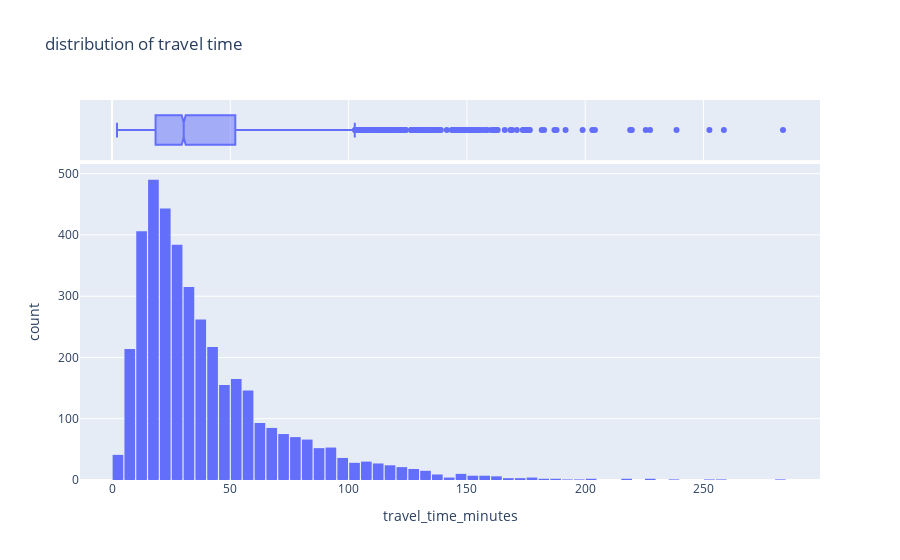

This figure's notebook cell:
### Code cell
fig = px.histogram(df,
             x= 'travel_time_minutes',
             marginal= 'box',
             title='distribution of travel time')
fig.update_layout (bargap=0.1)

### Figure 1 — Plotly figure (JSON) as saved in the notebook; plotly's stock layout.template omitted (floating-point values rounded to 4 significant figures; data arrays with more than 128 entries replaced by an {"elided": "..."} marker saying what was removed)
{"data": [{"bingroup": "x", "hovertemplate": "travel_time_minutes=%{x}<br>count=%{y}<extra></extra>", "legendgroup": "", "marker": {"color": "#636efa", "pattern": {"shape": ""}}, "name": "", "orientation": "v", "showlegend": false, "type": "histogram", "x": {"elided": "4000 float values"}, "xaxis": "x", "yaxis": "y"}, {"hovertemplate": "travel_time_minutes=%{x}<extra></extra>", "legendgroup": "", "marker": {"color": "#636efa"}, "name": "", "notched": true, "showlegend": false, "type": "box", "x": {"elided": "4000 float values"}, "xaxis": "x2", "yaxis": "y2"}], "layout": {"autosize": true, "bargap": 0.1, "barmode": "relative", "legend": {"tracegroupgap": 0}, "title": {"text": "distribution of travel time"}, "xaxis": {"anchor": "y", "autorange": true, "domain": [0, 1], "range": [-13.54, 299.2], "title": {"text": "travel_time_minutes"}, "type": "linear"}, "xaxis2": {"anchor": "y2", "autorange": true, "domain": [0, 1], "matches": "x", "range": [-13.54, 299.2], "showgrid": true, "showticklabels": false, "type": "linear"}, "yaxis": {"anchor": "x", "autorange": true, "domain": [0, 0.8316], "range": [0, 515.8], "title": {"text": "count"}}, "yaxis2": {"anchor": "x2", "autorange": true, "domain": [0.8416, 1], "matches": "y2", "range": [-0.5, 0.5], "showgrid": false, "showline": false, "showticklabels": false, "ticks": "", "type": "category"}}}
